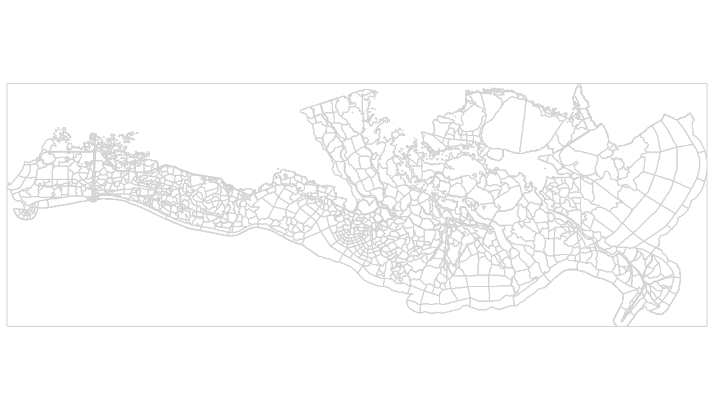

This figure's notebook cell:
### Code cell
background = alt.Chart(crosswalk_gdf).mark_geoshape(
    stroke='lightgray',    # Set a default stroke color (can be customized),
    fillOpacity=0
).encode(tooltip=[f'{hydrocompartment_id_column}:N']
).project(
    type="identity", reflectY=True
).properties(
    width=700,
    height=400
)
background

### Figure 1 — Vega-Lite specification as saved in the notebook (floating-point values rounded to 4 significant figures; data arrays with more than 128 entries replaced by an {"elided": "..."} marker saying what was removed)
{"config": {"view": {"continuousWidth": 300, "continuousHeight": 300}}, "data": {"name": "data-62664ccae69a6b975c9fd80e6a7869b7"}, "mark": {"type": "geoshape", "fillOpacity": 0, "stroke": "lightgray"}, "encoding": {"tooltip": [{"field": "hydrocompartment_id", "type": "nominal"}]}, "height": 400, "projection": {"reflectY": true, "type": "identity"}, "width": 700, "$schema": "https://vega.github.io/schema/vega-lite/v5.20.1.json", "datasets": {"data-62664ccae69a6b975c9fd80e6a7869b7": {"elided": "3867 records"}}}
